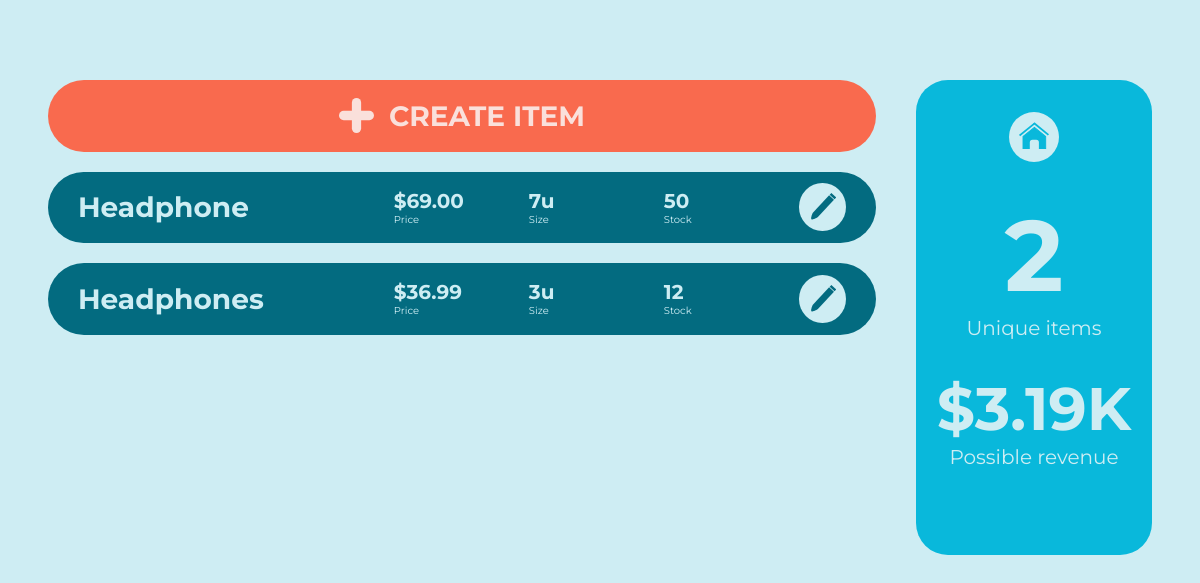
/items, run on an earlier commit of the app's database.
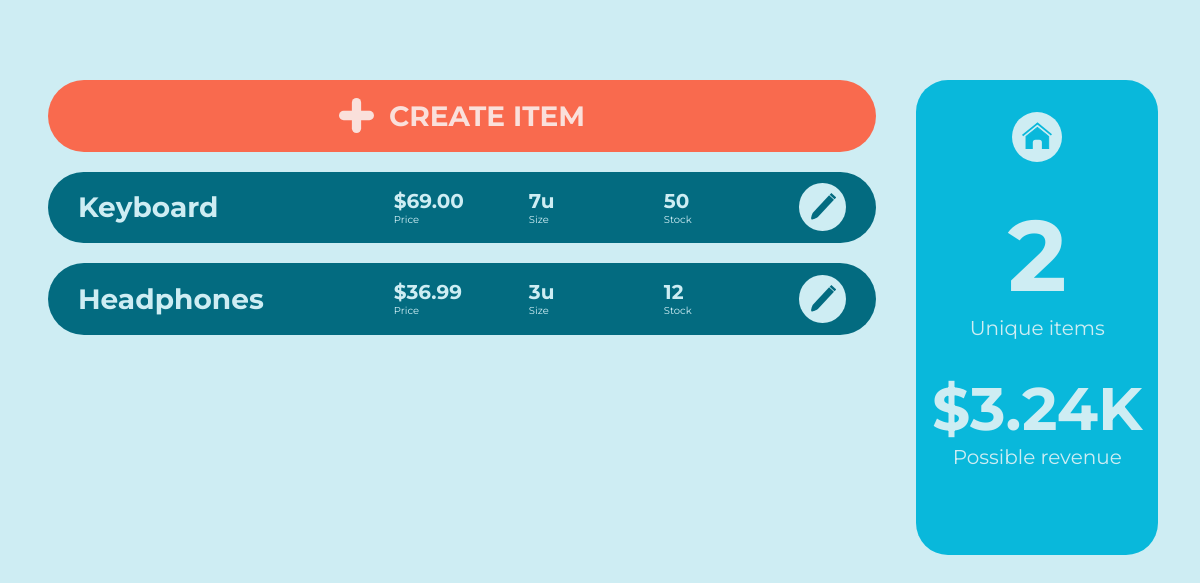
And on a later commit of the database.
### wms/models.py (models this page shows, shortened)
class ItemTemplate(db.Model):
    _id = db.Column(db.Integer, primary_key=True)
    name = db.Column(db.String(MAXIMUM_NAME_LEN), unique=True, nullable=False)
    price = db.Column(db.Float, nullable=False)
    cost = db.Column(db.Float, nullable=False)
    size = db.Column(db.Integer, nullable=False)
    low_threshold = db.Column(db.Integer, nullable=False)
    instances = db.relationship('Item', backref='item_template', lazy=True)  # Instances using this item template
    @hybrid_property
    def total_stock(self):
        total_stock = 0
        for instance in self.instances:
            total_stock += instance.quantity
        return total_stock
    @hybrid_property
    def possible_revenue(self):
        return self.total_stock * (self.price - self.cost)

class Item(db.Model):
    _id = db.Column(db.Integer, primary_key=True)
    quantity = db.Column(db.Integer, nullable=False)
    warehouse = db.Column(db.String(MAXIMUM_NAME_LEN), db.ForeignKey('warehouse.name'), nullable=False)
    item_template_id = db.Column(db.Integer, db.ForeignKey('item_template._id'), nullable=False)

### wms/routes.py (the view, shortened to what this page needs)
@app.route("/items", methods=METHODS)
def items():
    itemForm = ItemForm()
    itemList = ItemTemplate.query.all()
    possibleRevenue = 0
    for item in itemList:
        possibleRevenue += item.possible_revenue
    return render_template('items.html',
                           itemForm=itemForm,
                           itemList=itemList,
                           possibleRevenue=possibleRevenue,
                           price_format=price_format,
                           capacity_format=capacity_format)

### wms/functions.py (called while the page is built)
def price_format(price, small=False):
    price = round(price, 2)
    if small:
        if price >= 1000:
            price /= 1000
            return "{:.2f}K".format(price)
    if price < 10000:
        return "{:,.2f}".format(price)
    else:
        if 1000000 < price < 9000000:
            price /= 1000000
            return "{:.2f}M".format(price)
        price /= 1000
        return "{:.2f}K".format(price)

def capacity_format(capacity):
    if capacity < 10000:
        return "{:,}".format(capacity)
    elif 10000 <= capacity <= 999999:
        capacity /= 1000
        return "{:.2f}K".format(capacity)
    else:
        capacity /= 1000000
        return "{:.2f}M".format(capacity)

### wms/templates/items.html (shortened to what this page needs)
<!DOCTYPE html>
{% extends "base.html" %}
{% block content %}
<link rel="stylesheet" href="static/warehouses.css">
<div class="content">
    <div class="list">
        <ul>
            <li>
                <button class="add-warehouse" id="add-warehouse">
                    <img src="static/+.svg" alt="+ button">
                    <h1>Create Item</h1>
                </button>
            </li>
            {% for item in itemList %}
            <li class="warehouse-card">
                <ul>
                    <li class="name-li">
                        <h1>{{item.name}}</h1>
                    </li>
                    <li>
                        <ul class="stats">
                            <li>
                                <h2>${{price_format(item.price)}}</h2>
                                <p>Price</p>
                            </li>
                            <li>
                                <h2>{{capacity_format(item.size)}}u</h2>
                                <p>Size</p>
                            </li>
                            <li>
                                <h2>{{item.total_stock}}</h2>
                                <p>Stock</p>
                            </li>
                        </ul>
                    </li>
                    <li class="edit-li">
                        <a href="{{url_for('view_item', item_name=item.name)}}">
                            <button class="edit-button">
                            </button>
                        </a>
                    </li>
                </ul>
            </li>
            {% endfor %}
        </ul>
    </div>
    <div class="warehouse-stats">
        <ul>
            <li>
                <a href="{{url_for('home')}}" class="home">
                </a>
            </li>
            <li>
                <h1>{{itemList|length}}</h1>
                <p>Unique items</p>
            </li>
            <li>
                <h2>
                    ${{price_format(possibleRevenue, small=True)}}
                </h2>
                <p>Possible revenue</p>
            </li>
        </ul>
    </div>
</div>
{% endblock content %}

What changed in the data, as far as the page shows it:
changed ItemTemplate: name "Headphone" → "Keyboard"
Also different on the page:
{{ price_format(possibleRevenue, small=True) }}: "3.19K" → "3.24K"
